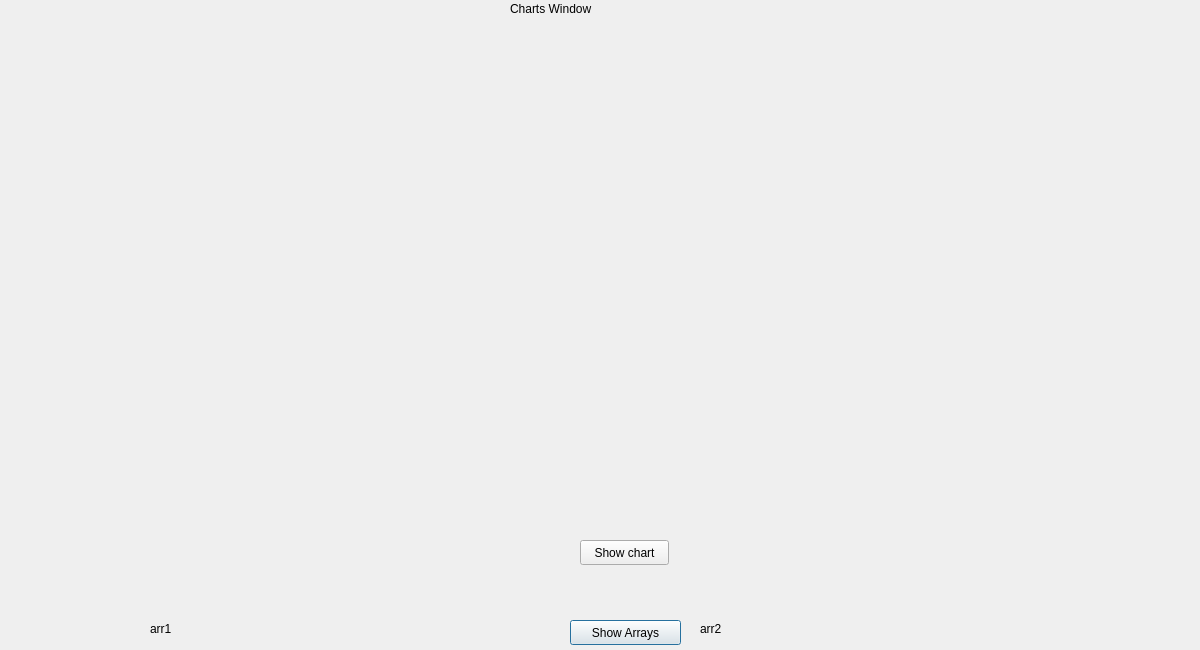
<?xml version="1.0" encoding="UTF-8"?>
<ui version="4.0">
 <class>chartsWindow</class>
 <widget class="QDialog" name="chartsWindow">
  <property name="geometry">
   <rect>
    <x>0</x>
    <y>0</y>
    <width>1200</width>
    <height>650</height>
   </rect>
  </property>
  <property name="windowTitle">
   <string>Dialog</string>
  </property>
  <widget class="QLabel" name="comeName">
   <property name="geometry">
    <rect>
     <x>510</x>
     <y>0</y>
     <width>231</width>
     <height>17</height>
    </rect>
   </property>
   <property name="text">
    <string>Charts Window</string>
   </property>
  </widget>
  <widget class="QLabel" name="arr1">
   <property name="geometry">
    <rect>
     <x>150</x>
     <y>620</y>
     <width>411</width>
     <height>17</height>
    </rect>
   </property>
   <property name="text">
    <string>arr1</string>
   </property>
  </widget>
  <widget class="QLabel" name="arr2">
   <property name="geometry">
    <rect>
     <x>700</x>
     <y>620</y>
     <width>481</width>
     <height>17</height>
    </rect>
   </property>
   <property name="text">
    <string>arr2</string>
   </property>
  </widget>
  <widget class="QPushButton" name="showArr">
   <property name="geometry">
    <rect>
     <x>570</x>
     <y>620</y>
     <width>111</width>
     <height>25</height>
    </rect>
   </property>
   <property name="text">
    <string>Show Arrays</string>
   </property>
  </widget>
  <widget class="QPushButton" name="showChart">
   <property name="geometry">
    <rect>
     <x>580</x>
     <y>540</y>
     <width>89</width>
     <height>25</height>
    </rect>
   </property>
   <property name="text">
    <string>Show chart</string>
   </property>
  </widget>
  <widget class="QFrame" name="horizontalFrame">
   <property name="geometry">
    <rect>
     <x>240</x>
     <y>70</y>
     <width>711</width>
     <height>431</height>
    </rect>
   </property>
   <layout class="QHBoxLayout" name="horizontalLayout"/>
  </widget>
 </widget>
 <resources/>
 <connections/>
</ui>
